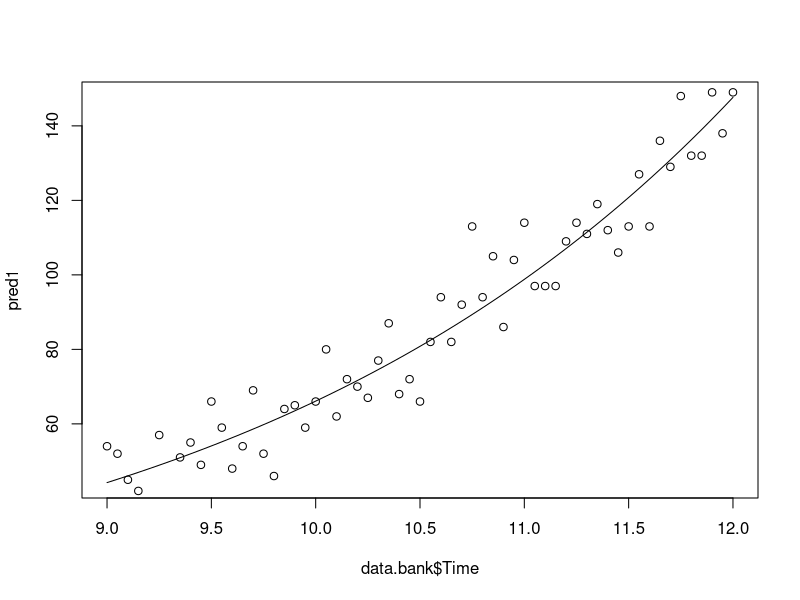
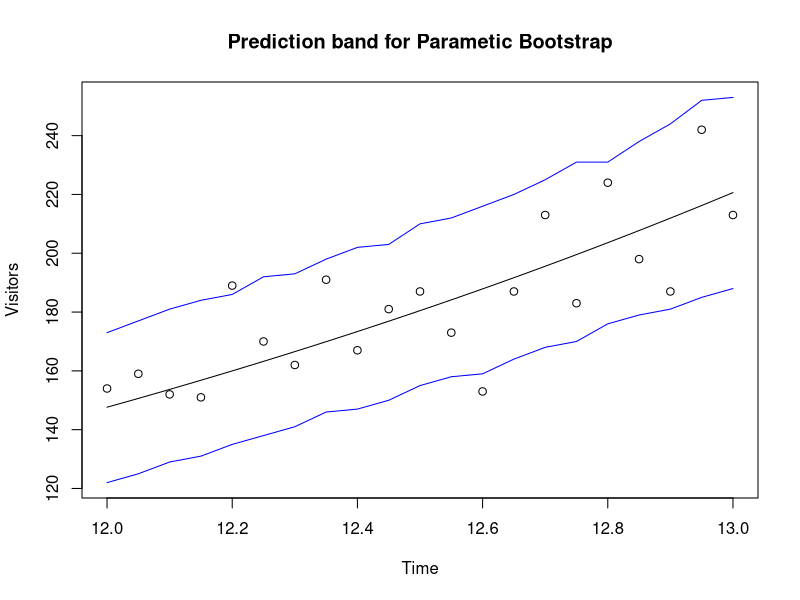

Write the R code that produced these figures, in order.
#### Exam 2 - Assignment 2

### Libraries
library(boot)

### Setup
data.bank = read.csv2("bank.csv")

### Functions

# Returns predictions for parametic bootstrapping, with a distribution added to the predictions
stat.pred = function(..data){
  model = glm(Visitors~Time, data=..data, family=poisson(link="log"))
  yfit = exp(predict(model, data.12.to.13))
  # yfit = rnorm(n, yfit, sd(residuals(glm.poisson)))
  # lambda= mean(yfit) # wrong
  yfit = rpois(n, yfit)
  return(yfit)
}

# Returns data with Visitor values replaced with their prediction based on given Time
# The predictio is "moved" around under the assumption that Y~N(µi, sigma^2)
rng = function(..data, model){
  data = data.frame(Time=..data$Time, Visitors=..data$Visitors)
  yfit = exp(predict(model, data))
  # data$Visitors = rnorm(n, yfit, sd(residuals(model)))
  # lambda = mean(pred)
  data$Visitors = rpois(n, yfit)
  return(data)
}

# Plots band
plot_band = function(data, e, yfit, ..main){
  upper.band = e$point[1,]
  lower.band = e$point[2,]
  plot(data$Time, data$Visitors, ylim=c(min(lower.band), max(upper.band)),
       main=..main, xlab="Time", ylab="Visitors")
  lines(data$Time, yfit)
  lines(data$Time, e$point[2,], col="blue")
  lines(data$Time, e$point[1,], col="blue")
}

### Implementation

## Task 1

glm.poisson = glm(Visitors~Time, data=data.bank, family=poisson(link="log"))
pred1 = exp(predict(glm.poisson, data.bank))
# pred = glm.poisson$fitted.values
plot(data.bank$Time, pred1, type="l")
points(data.bank)

## Task 2

# Prediction band Given Data
# set.seed(12345)
# n = dim(data.bank)[1]
# boot1 = boot(data.bank, statistic=stat.pred, R=1000, mle=glm.poisson, ran.gen=rng, sim="parametric")
# e1 = envelope(boot1)
# plot_band(data.bank, e1, pred1, "Prediction band for Parametic Bootstrap")

# Data 12 to 13
times = seq(12,13,0.05)
visitors = numeric(21)
data.12.to.13 = data.frame(Time=times, Visitors=visitors)
n = dim(data.12.to.13)[1]
set.seed(12345)
data.12.to.13 = rng(data.12.to.13, glm.poisson)

# Prediuction band 12 to 13
set.seed(12345)
#data.12.to.13 = rbind(data.bank, data.12.to.13)
boot2 = boot(data.12.to.13, statistic=stat.pred, R=1000, mle=glm.poisson, ran.gen=rng, sim="parametric")
e2 = envelope(boot2)
pred2 = exp(predict(glm.poisson, data.12.to.13))
plot_band(data.12.to.13, e2, pred2, "Prediction band for Parametic Bootstrap")
